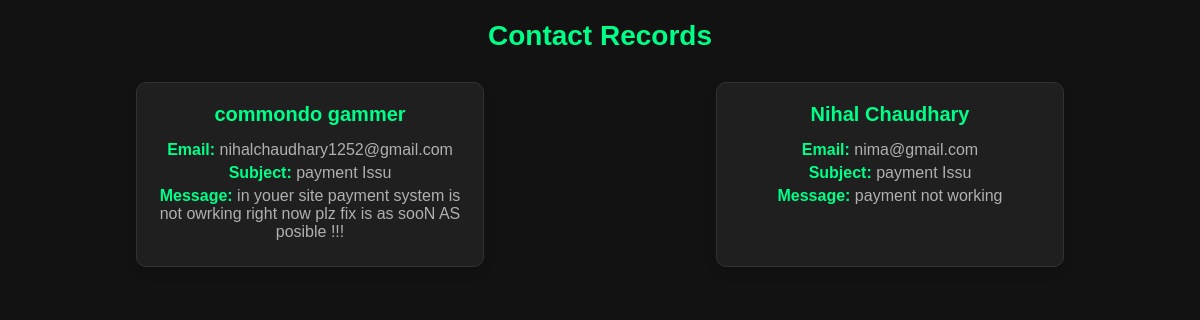
The app's page /assets/pages/admin-dashboard.php (signed in) with its own data.
### tables this page shows
CREATE TABLE `contact` (
  `name` varchar(100) NOT NULL,
  `Email` varchar(70) NOT NULL,
  `Subject` varchar(100) NOT NULL,
  `Message` varchar(500) NOT NULL
);

### assets/pages/admin-dashboard.php (the view, shortened to what this page needs)
<?php
$servername = "localhost";
$username = "root";
$password = "";
$dbname = "farmingsystem";
$conn = new mysqli($servername, $username, $password, $dbname);
$sql = "SELECT * FROM `contact`";
$result = $conn->query($sql);
?>
<!DOCTYPE html>
<html lang="en">
<head>
    <link rel="stylesheet" href="../css/admin-dashboard.css">
</head>
<body>
    <h2>Contact Records</h2>
    <div class="card-container">
        <?php
        if ($result->num_rows > 0) {
            while ($row = $result->fetch_assoc()) {
                echo "
                <div class='card'>
                    <h3>" . htmlspecialchars($row["name"]) . "</h3>
                    <p><strong>Email:</strong> " . htmlspecialchars($row["Email"]) . "</p>
                    <p><strong>Subject:</strong> " . htmlspecialchars($row["Subject"]) . "</p>
                    <p><strong>Message:</strong> " . nl2br(htmlspecialchars($row["Message"])) . "</p>
                </div>";
            }
        } else {
            echo "<h4 class='no-records'>No records found</h4>";
        }
        ?>
    </div>
</body>
</html>

### assets/css/admin-dashboard.css (style rules this page uses)
* { box-sizing: border-box; margin: 0; padding: 0; font-family: Arial, sans-serif; }
body { font-family: Arial, sans-serif; background-color: #000; margin: 0; padding: 20px; }
h2 { text-align: center; color: #333; }
.card-container { display: flex; flex-wrap: wrap; justify-content: space-around; max-width: 1200px; margin: 20px auto; }
.card { background-color: white; box-shadow: 0 4px 8px rgba(0, 0, 0, 0.1); border-radius: 8px; padding: 20px; width: 30%; border: 1px solid #ddd; transition: 0.3s; margin-bottom: 20px; }
.card h3 { color: #007bff; font-size: 18px; margin-bottom: 10px; }
.card p { margin: 5px 0; color: #555; }

### assets/pages/admin-dashboard.php (style rules this page uses)
* { box-sizing: border-box; margin: 0; padding: 0; font-family: 'Poppins', sans-serif; }
body { background-color: #121212; color: #e0e0e0; padding: 20px; }
h2 { text-align: center; color: #00ff88; font-size: 28px; margin-bottom: 30px; }
.card-container { display: flex; flex-wrap: wrap; justify-content: space-around; max-width: 1200px; margin: 20px auto; }
.card { background: #1f1f1f; box-shadow: 0 6px 12px rgba(0, 0, 0, 0.1); border-radius: 10px; padding: 20px; width: 30%; border: 1px solid #333; transition: all 0.3s ease-in-out; margin-bottom: 20px; text-align: center; }
.card h3 { color: #00ff88; font-size: 20px; margin-bottom: 15px; }
.card p { margin: 5px 0; color: #b0b0b0; }
p strong { color: #00ff88; }

### records on screen
contact: name "commondo gammer", Email "nihalchaudhary1252@gmail.com", Subject "payment Issu", Message "in youer site payment system is not owrking right now plz fix is as sooN AS posible !!!"
contact: name "Nihal Chaudhary", Email "nima@gmail.com", Subject "payment Issu", Message "payment not working"
